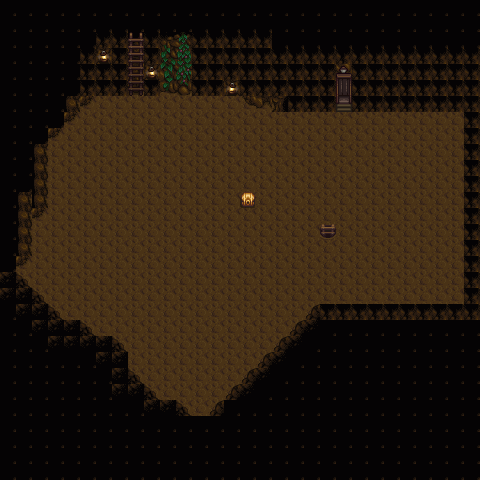

Below is a game level as drawn by its tile map, then a one-line description and the .tmx that defines it (tile-layer data replaced by summaries):
An orthogonal 30x30 tile map with 16x16 px tiles, 2 tile layers (background, Wall) and 8 objects.

<map version="1.10" tiledversion="1.11.2" orientation="orthogonal" renderorder="right-down" width="30" height="30" tilewidth="16" tileheight="16" infinite="0" nextlayerid="10" nextobjectid="25">
 <tileset firstgid="1" source="mine.tsx" />
 <layer id="1" name="background" width="30" height="30">
  <data>[900 cells, 900 non-empty, 1 distinct tile ids]</data>
 </layer>
 <layer id="2" name="Wall" width="30" height="30">
  <data>[900 cells, 525 non-empty, 30 distinct tile ids]</data>
 </layer>
 <objectgroup id="3" name="Back0" visible="0">
  <object id="1" x="110.333" y="31.3333" width="53" height="95.3333" />
 </objectgroup>
 <objectgroup id="4" name="Wall">
  <object id="2" x="163.333" y="93">
   <polygon points="0,0 77.3333,1 82.3333,10.6667 107.333,18.3333 297.667,21 302,211 151.333,209.667 46.6667,321 26,322.667 12.6667,306.667 -4.66667,307 -35,274.333 -33.6667,258.333 -50.3333,243 -73,240.667 -83.3333,228.333 -102.333,222.667 -146,175 -134,166.667 -131.667,123 -118.333,121.667 -114.333,48.3333 -68,3.33333 -3.66667,0 -3.66667,-10.6667 -103,-5 -143.333,162 -138,274 11.6667,323.333 314.667,224.667 314.333,0.666667" />
  </object>
  <object id="20" x="240" y="191" width="16" height="17" />
  <object id="21" x="319" y="222.667" width="19.6667" height="17" />
 </objectgroup>
 <objectgroup id="9" name="stair">
  <object id="23" x="305.333" y="208.333" width="48.3333" height="49.6667" />
 </objectgroup>
 <objectgroup id="7" name="Appear" visible="0">
  <object id="16" x="138.333" y="110.333">
   <point />
  </object>
 </objectgroup>
 <objectgroup id="8" name="elestair">
  <object id="18" x="322" y="112" width="53.6667" height="33.3333" />
  <object id="19" x="474" y="-12.6667" />
 </objectgroup>
</map>
